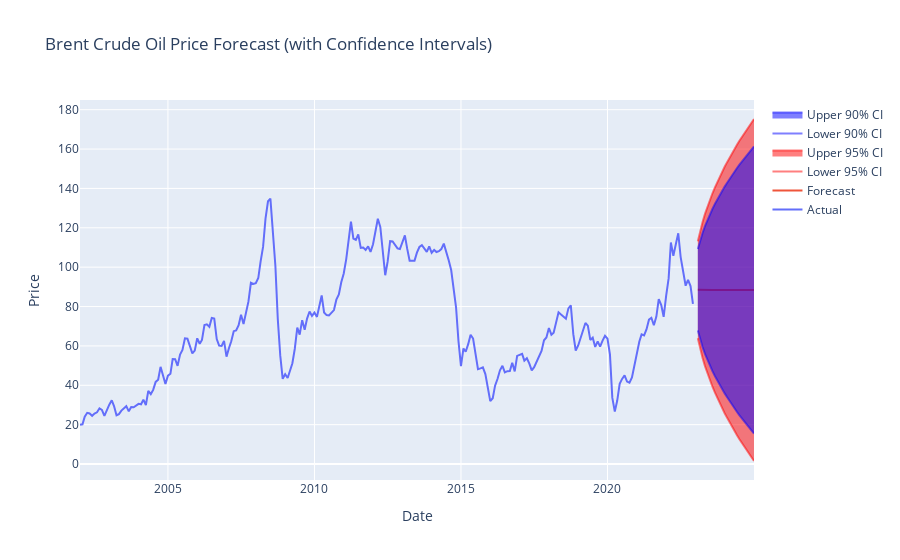

Source (notebook cell):
### Code cell
# Forecast with confidence intervals for the next 24 months
future_dates = pd.date_range(start='2023-01-01', periods=24, freq='M')

# Forecast with 95% confidence interval
forecast_obj_95 = model_fit.get_prediction(start=future_dates[0], end=future_dates[-1])
forecast_95 = forecast_obj_95.predicted_mean
conf_int_95 = forecast_obj_95.conf_int(alpha=0.05)

# Forecast with 90% confidence interval
forecast_obj_90 = model_fit.get_prediction(start=future_dates[0], end=future_dates[-1])
forecast_90 = forecast_obj_90.predicted_mean
conf_int_90 = forecast_obj_90.conf_int(alpha=0.10)

# Plot the forecast with confidence intervals
fig = go.Figure()
fig.add_trace(go.Scatter(x=data.index, y=data['Price'], mode='lines', name='Actual'))
fig.add_trace(go.Scatter(x=future_dates, y=forecast_95, mode='lines', name='Forecast'))
fig.add_trace(go.Scatter(x=future_dates, y=conf_int_95.iloc[:, 0], mode='lines', name='Lower 95% CI', line=dict(color='rgba(255,0,0,0.5)')))
fig.add_trace(go.Scatter(x=future_dates, y=conf_int_95.iloc[:, 1], mode='lines', name='Upper 95% CI', line=dict(color='rgba(255,0,0,0.5)'), fill='tonexty'))
fig.add_trace(go.Scatter(x=future_dates, y=conf_int_90.iloc[:, 0], mode='lines', name='Lower 90% CI', line=dict(color='rgba(0,0,255,0.5)')))
fig.add_trace(go.Scatter(x=future_dates, y=conf_int_90.iloc[:, 1], mode='lines', name='Upper 90% CI', line=dict(color='rgba(0,0,255,0.5)'), fill='tonexty'))
fig.update_layout(title='Brent Crude Oil Price Forecast (with Confidence Intervals)', xaxis_title='Date', yaxis_title='Price')
fig.show()

### Figure 1 — Plotly figure (JSON) as saved in the notebook; plotly's stock layout.template omitted (floating-point values rounded to 4 significant figures; data arrays with more than 128 entries replaced by an {"elided": "..."} marker saying what was removed)
{"data": [{"mode": "lines", "name": "Actual", "type": "scatter", "x": {"elided": "252 str values"}, "y": {"elided": "252 float values"}}, {"mode": "lines", "name": "Forecast", "type": "scatter", "x": ["2023-01-31T00:00:00", "2023-02-28T00:00:00", "2023-03-31T00:00:00", "2023-04-30T00:00:00", "2023-05-31T00:00:00", "2023-06-30T00:00:00", "2023-07-31T00:00:00", "2023-08-31T00:00:00", "2023-09-30T00:00:00", "2023-10-31T00:00:00", "2023-11-30T00:00:00", "2023-12-31T00:00:00", "2024-01-31T00:00:00", "2024-02-29T00:00:00", "2024-03-31T00:00:00", "2024-04-30T00:00:00", "2024-05-31T00:00:00", "2024-06-30T00:00:00", "2024-07-31T00:00:00", "2024-08-31T00:00:00", "2024-09-30T00:00:00", "2024-10-31T00:00:00", "2024-11-30T00:00:00", "2024-12-31T00:00:00"], "y": [88.51, 88.45, 88.42, 88.41, 88.41, 88.41, 88.4, 88.4, 88.4, 88.4, 88.4, 88.4, 88.4, 88.4, 88.4, 88.4, 88.4, 88.4, 88.4, 88.4, 88.4, 88.4, 88.4, 88.4]}, {"line": {"color": "rgba(255,0,0,0.5)"}, "mode": "lines", "name": "Lower 95% CI", "type": "scatter", "x": ["2023-01-31T00:00:00", "2023-02-28T00:00:00", "2023-03-31T00:00:00", "2023-04-30T00:00:00", "2023-05-31T00:00:00", "2023-06-30T00:00:00", "2023-07-31T00:00:00", "2023-08-31T00:00:00", "2023-09-30T00:00:00", "2023-10-31T00:00:00", "2023-11-30T00:00:00", "2023-12-31T00:00:00", "2024-01-31T00:00:00", "2024-02-29T00:00:00", "2024-03-31T00:00:00", "2024-04-30T00:00:00", "2024-05-31T00:00:00", "2024-06-30T00:00:00", "2024-07-31T00:00:00", "2024-08-31T00:00:00", "2024-09-30T00:00:00", "2024-10-31T00:00:00", "2024-11-30T00:00:00", "2024-12-31T00:00:00"], "y": [63.86, 58.49, 53.85, 49.73, 46.01, 42.58, 39.39, 36.4, 33.57, 30.87, 28.3, 25.84, 23.46, 21.18, 18.96, 16.82, 14.74, 12.71, 10.74, 8.814, 6.936, 5.1, 3.304, 1.545]}, {"fill": "tonexty", "line": {"color": "rgba(255,0,0,0.5)"}, "mode": "lines", "name": "Upper 95% CI", "type": "scatter", "x": ["2023-01-31T00:00:00", "2023-02-28T00:00:00", "2023-03-31T00:00:00", "2023-04-30T00:00:00", "2023-05-31T00:00:00", "2023-06-30T00:00:00", "2023-07-31T00:00:00", "2023-08-31T00:00:00", "2023-09-30T00:00:00", "2023-10-31T00:00:00", "2023-11-30T00:00:00", "2023-12-31T00:00:00", "2024-01-31T00:00:00", "2024-02-29T00:00:00", "2024-03-31T00:00:00", "2024-04-30T00:00:00", "2024-05-31T00:00:00", "2024-06-30T00:00:00", "2024-07-31T00:00:00", "2024-08-31T00:00:00", "2024-09-30T00:00:00", "2024-10-31T00:00:00", "2024-11-30T00:00:00", "2024-12-31T00:00:00"], "y": [113.2, 118.4, 123.0, 127.1, 130.8, 134.2, 137.4, 140.4, 143.2, 145.9, 148.5, 151.0, 153.3, 155.6, 157.8, 160.0, 162.1, 164.1, 166.1, 168.0, 169.9, 171.7, 173.5, 175.3]}, {"line": {"color": "rgba(0,0,255,0.5)"}, "mode": "lines", "name": "Lower 90% CI", "type": "scatter", "x": ["2023-01-31T00:00:00", "2023-02-28T00:00:00", "2023-03-31T00:00:00", "2023-04-30T00:00:00", "2023-05-31T00:00:00", "2023-06-30T00:00:00", "2023-07-31T00:00:00", "2023-08-31T00:00:00", "2023-09-30T00:00:00", "2023-10-31T00:00:00", "2023-11-30T00:00:00", "2023-12-31T00:00:00", "2024-01-31T00:00:00", "2024-02-29T00:00:00", "2024-03-31T00:00:00", "2024-04-30T00:00:00", "2024-05-31T00:00:00", "2024-06-30T00:00:00", "2024-07-31T00:00:00", "2024-08-31T00:00:00", "2024-09-30T00:00:00", "2024-10-31T00:00:00", "2024-11-30T00:00:00", "2024-12-31T00:00:00"], "y": [67.83, 63.3, 59.41, 55.95, 52.82, 49.95, 47.27, 44.76, 42.38, 40.12, 37.97, 35.9, 33.9, 31.98, 30.13, 28.33, 26.58, 24.88, 23.22, 21.61, 20.03, 18.49, 16.99, 15.51]}, {"fill": "tonexty", "line": {"color": "rgba(0,0,255,0.5)"}, "mode": "lines", "name": "Upper 90% CI", "type": "scatter", "x": ["2023-01-31T00:00:00", "2023-02-28T00:00:00", "2023-03-31T00:00:00", "2023-04-30T00:00:00", "2023-05-31T00:00:00", "2023-06-30T00:00:00", "2023-07-31T00:00:00", "2023-08-31T00:00:00", "2023-09-30T00:00:00", "2023-10-31T00:00:00", "2023-11-30T00:00:00", "2023-12-31T00:00:00", "2024-01-31T00:00:00", "2024-02-29T00:00:00", "2024-03-31T00:00:00", "2024-04-30T00:00:00", "2024-05-31T00:00:00", "2024-06-30T00:00:00", "2024-07-31T00:00:00", "2024-08-31T00:00:00", "2024-09-30T00:00:00", "2024-10-31T00:00:00", "2024-11-30T00:00:00", "2024-12-31T00:00:00"], "y": [109.2, 113.6, 117.4, 120.9, 124.0, 126.9, 129.5, 132.1, 134.4, 136.7, 138.8, 140.9, 142.9, 144.8, 146.7, 148.5, 150.2, 151.9, 153.6, 155.2, 156.8, 158.3, 159.8, 161.3]}], "layout": {"title": {"text": "Brent Crude Oil Price Forecast (with Confidence Intervals)"}, "xaxis": {"title": {"text": "Date"}}, "yaxis": {"title": {"text": "Price"}}}}
